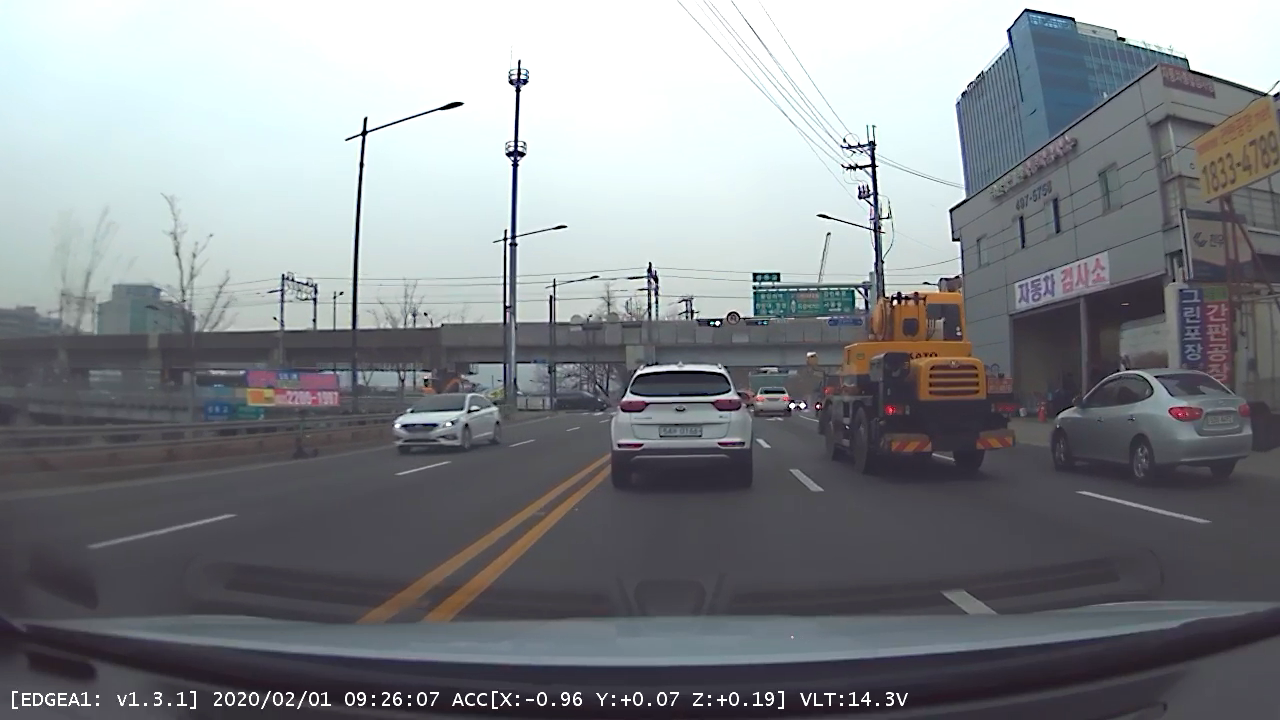
#> input picture Data/image_01.png, 1280 x 720 px
$ python Extract_ROI.py
#> lines starting #> are read from the running program, lines starting #| are printed output that depends on the picture
### PreProcessing/Utils.py
import os

def path_function(rel_path_to_object):
	filePath = os.path.dirname(os.path.realpath(__file__))
	abs_path_to_object = filePath + rel_path_to_object
	return abs_path_to_object

### PreProcessing/Extract_ROI.py
import cv2
import numpy as np
# 다른 경로에서 스크립트를 실행해도 경로 문제 없이 이미지를 열기 위한 코드
import Utils
path_to_image = Utils.path_function("/../Data/image_01.png")


def nothing(x):
    pass

def draw_rectangle_roi(input_image, x1, y1, x2, y2, color=(255, 0, 0), thickness=3, lineType=cv2.LINE_AA):
    point1 = (x1, y1)
    point2 = (x2, y2)
    return cv2.rectangle(input_image, point1, point2, color, thickness, lineType)

def cut_rectangle_roi(input_image, x1, y1, x2, y2):
    return np.copy(input_image[y1:y2, x1:x2])

def resize_image(input_image, dsize = (300, 400)):
    return cv2.resize(input_image, dsize)


Input_Color = cv2.imread(path_to_image, cv2.IMREAD_COLOR)
#> Input_Color is the input picture: shape (720, 1280, 3); mean B, G, R 137.5, 133.3, 129.8

height, width = Input_Color.shape[0], Input_Color.shape[1]
#> height = 720; width = 1280

cv2.namedWindow('image', cv2.WINDOW_GUI_EXPANDED)
cv2.namedWindow('ROI', cv2.WINDOW_GUI_EXPANDED)

cv2.createTrackbar('x1', 'image', 0, width, nothing)
cv2.createTrackbar('y1', 'image', 0, height, nothing)
cv2.createTrackbar('x2', 'image', 1, width, nothing)
cv2.createTrackbar('y2', 'image', 1, height, nothing)

Backup_image = None
Show_Image = None
ROI = None
while True:
    Backup_image = np.copy(Input_Color)
    x1 = cv2.getTrackbarPos('x1', 'image')
    y1 = cv2.getTrackbarPos('y1', 'image')
    x2 = cv2.getTrackbarPos('x2', 'image')
    y2 = cv2.getTrackbarPos('y2', 'image')

    if abs(x1-x2) > 0  and abs(y2-y1) >0:
        ROI = cut_rectangle_roi(Backup_image, x1, y1, x2, y2)
#> ROI = [[255, 255, 237]]
        ROI = resize_image(ROI, (width, height))
#> in resize_image, `return cv2.resize(input_image, dsize)`:
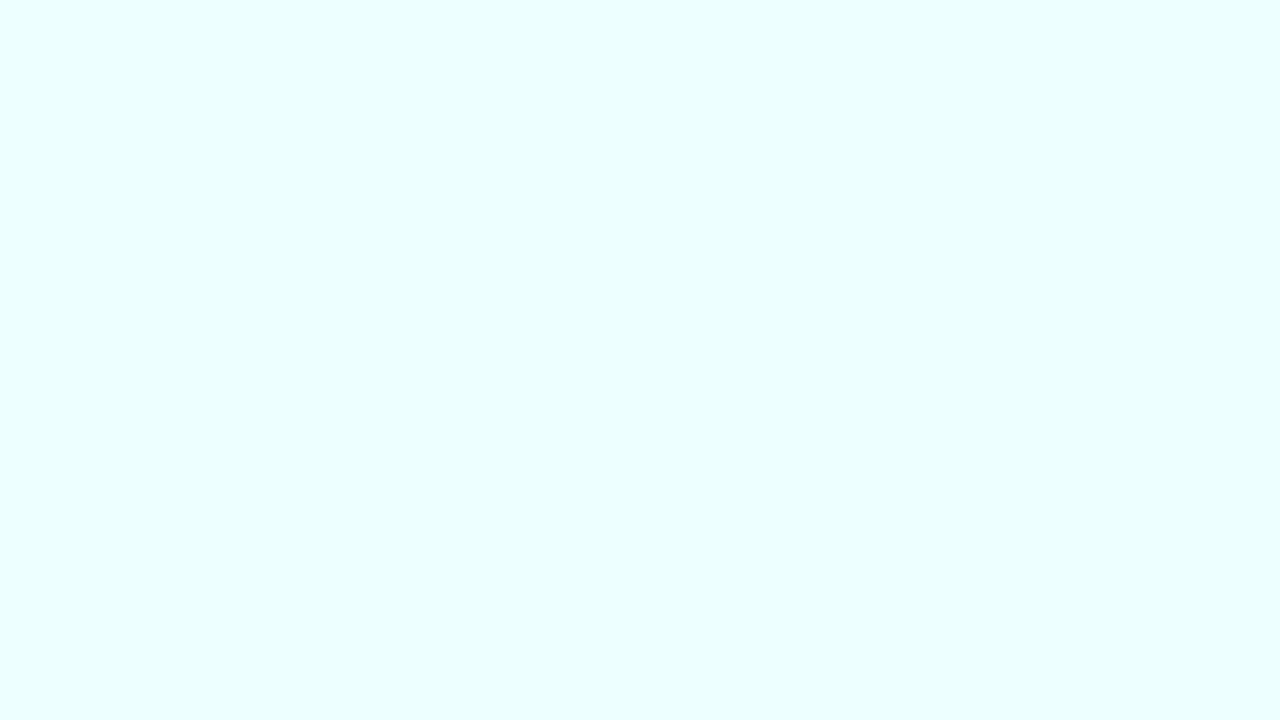
#> returned value: shape (720, 1280, 3); mean of channels 0, 1, 2 255, 255, 237; drawn as B, G, R
        cv2.imshow('ROI', ROI)

    Show_Image = draw_rectangle_roi(Backup_image, x1, y1, x2, y2)
    cv2.imshow('image', Show_Image)
    if cv2.waitKey(10) & 0xFF == 27:
#> (key Esc is pressed here)
        cv2.imwrite("ROI.jpg", ROI)
        break


cv2.destroyAllWindows()
